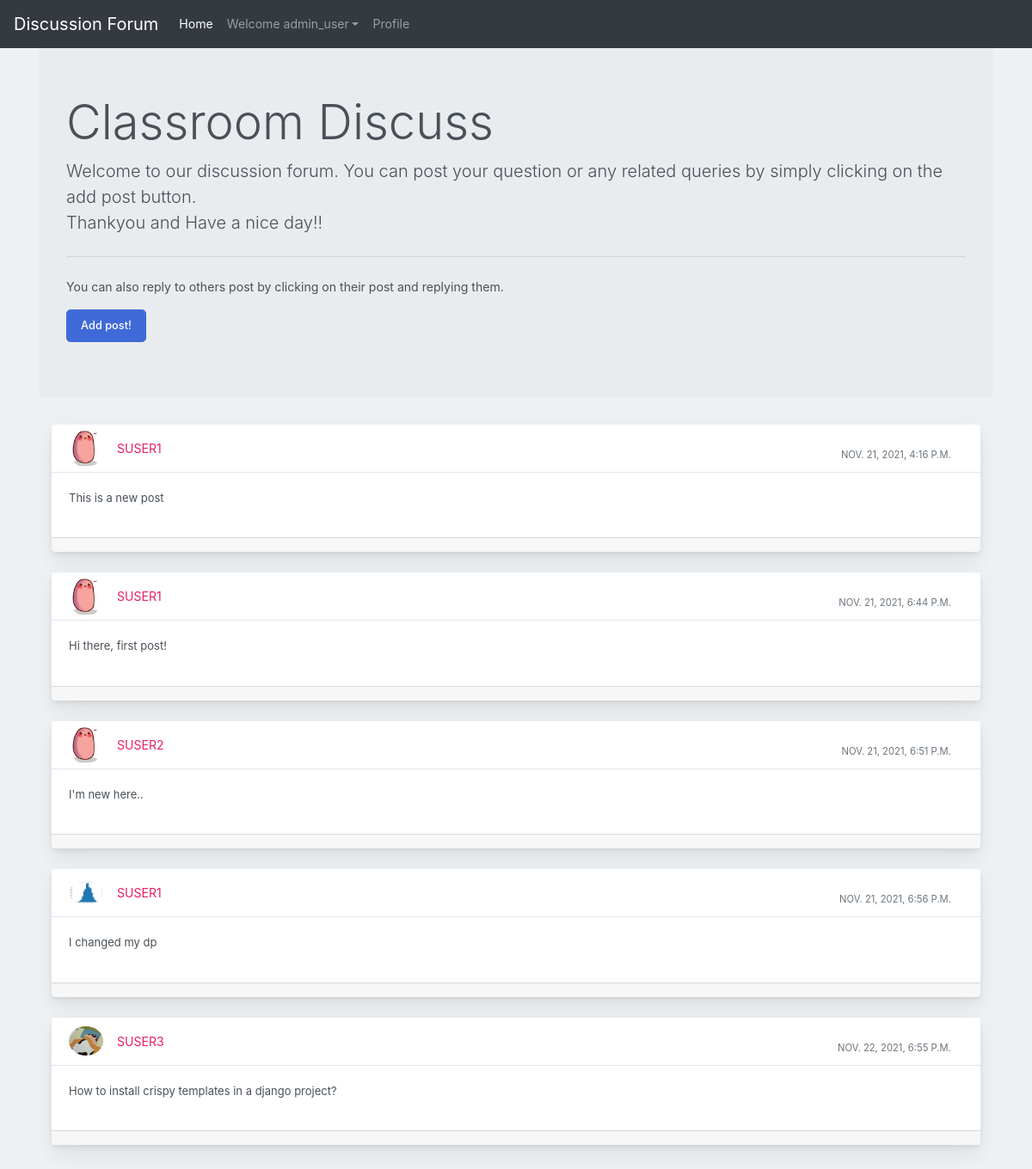
/forum/ (signed in), run on the app's committed database.
### users/models.py (models this page shows)
class User(AbstractUser):
    email = models.EmailField()
    is_student = models.BooleanField(default=False)
    is_teacher = models.BooleanField(default=False)

### discuss/models.py (models this page shows, shortened)
class Post(models.Model):
    user1 = models.ForeignKey(User, on_delete=models.CASCADE, default=1)
    post_id = models.AutoField
    post_content = models.TextField()
    timestamp= models.DateTimeField(default=now)
    image = models.ImageField(upload_to="images",default="")

### discuss/views.py (the view)
# urls.py: path('forum/', views.forum_home, name='forum-home'),
def forum_home(request):
    return render(request, 'discuss/forum.html', context={'posts' : Post.objects.all()})

### templates/discuss/forum.html (shortened to what this page needs)
{% extends 'discuss/basic.html' %}
{% load crispy_forms_tags %}
{% block homeactive %} active {% endblock homeactive %}-->
{% block content %}
<div class="container my-4">
<div class="jumbotron">
    <h1 class="display-4">Classroom Discuss</h1>
    <p class="lead">Welcome to our discussion forum. You can post your question or any related queries by simply clicking on the add post button. <br> Thankyou and Have a nice day!!</p>
    <hr class="my-4">
    <p>You can also reply to others post by clicking on their post and replying them.</p>
      <a class="btn btn-primary btn-lg" data-toggle="modal" href="{% url 'discuss:add-post' %}">Add post!</a>
    </div>
    {% for post in posts %}
    <div class="container-fluid mt-10">
      <div class="row">
          <div class="col-md-12">
              <div class="card mb-4">
                  <div class="card-header">
                      <div class="media flex-wrap w-100 align-items-center"> <img src="/media/{{post.image}}"
                              class="d-block ui-w-40 rounded-circle" alt="">
                          <div class="media-body ml-3"> <a href="#" data-abc="true">{{post.user1}}</a>
                          </div>
                          <div class="text-muted small ml-3">
                            <div class="px-4 pt-3">{{post.timestamp}} </div>
                          </div>
                      </div>
                  </div>
                  <div class="card-body">
                      <p>{{post.post_content}}</p>
                  </div>
                  <div class="card-footer d-flex flex-wrap justify-content-between align-items-center px-0 pt-0 pb-3">
                  </div>
              </div>
          </div>
      </div>
  </div>
  {% endfor %}
</div>
  {% endblock content %}

### templates/discuss/basic.html (shortened to what this page needs)
{% load static %}
<!doctype html>
<html lang="en">
  <head>
    <link rel="stylesheet" href="https://stackpath.bootstrapcdn.com/bootstrap/4.2.1/css/bootstrap.min.css">
    <link rel="stylesheet" type="text/css" href=" {% static 'discuss/block.css' %} ">
  </head>
  <body>
    <nav class="navbar navbar-expand-lg navbar-dark bg-dark fixed-top">
  <a class="navbar-brand" href="{% url 'discuss:forum-home' %}">Discussion Forum</a>
  <div class="collapse navbar-collapse" id="navbarSupportedContent">
    <ul class="navbar-nav mr-auto">
      <li class="nav-item {% block homeactive %} {% endblock homeactive %} ">
        <a class="nav-link" href="/">Home </a>
      </li>
      {% if user.is_authenticated %}
<ul class="navbar-nav mr-2">
<li class="nav-item dropdown">
<a class="nav-link dropdown-toggle" href='#' id="navbarDropdown" role="button" data-toggle="dropdown"> Welcome {{request.user}}</a>
<div class="dropdown-menu" aria-labelledby="navbarDropdown">
      <li class="nav-item {% block profileactive %} {% endblock profileactive %}">
        <a class="nav-link" href="#">Profile</a>
      </li>
        </div>
      </li>
      {% endif %}
    </ul>
  </div>
</nav>
<br>
</body>
{% block content %}{% endblock content%}
</html>

### discuss/static/discuss/block.css (style rules this page uses)
body { margin: 0; font-family: -apple-system, BlinkMacSystemFont, "Segoe UI", Roboto, "Helvetica Neue", Arial, "Noto Sans", sans-serif, "Apple Color Emoji", "Segoe UI Emoji", "Segoe UI Symbol", "Noto Color Emoji"; font-size: .88rem; font-weight: 400; line-height: 1.5; color: #495057; text-align: left; background-color: #eef1f3 }
.card { box-shadow: 0 0.46875rem 2.1875rem rgba(4, 9, 20, 0.03), 0 0.9375rem 1.40625rem rgba(4, 9, 20, 0.03), 0 0.25rem 0.53125rem rgba(4, 9, 20, 0.05), 0 0.125rem 0.1875rem rgba(4, 9, 20, 0.03); border-width: 0; transition: all .2s }
.card-header:first-child { border-radius: calc(.25rem - 1px) calc(.25rem - 1px) 0 0 }
.card-header { display: flex; align-items: center; border-bottom-width: 1px; padding-top: 0; padding-bottom: 0; padding-right: .625rem; height: 3.5rem; text-transform: uppercase; background-color: #fff; border-bottom: 1px solid rgba(26, 54, 126, 0.125) }
.btn-primary { color: #fff; background-color: #3f6ad8; border-color: #3f6ad8 }
.btn { font-size: 0.8rem; font-weight: 500; outline: none !important; position: relative; transition: color 0.15s, background-color 0.15s, border-color 0.15s, box-shadow 0.15s }
.card-body { flex: 1 1 auto; padding: 1.25rem }
.card-body p { font-size: 13px }
a { color: #E91E63; text-decoration: none !important; background-color: transparent }
.media img { width: 40px; height: auto }

### data on the page
User: user "admin_user"
Post: image (picture), user1 "SUSER1", timestamp "NOV. 21, 2021, 4:16 P.M.", post_content "This is a new post"
Post: image (picture), user1 "SUSER1", timestamp "NOV. 21, 2021, 6:44 P.M.", post_content "Hi there, first post!"
Post: image (picture), user1 "SUSER2", timestamp "NOV. 21, 2021, 6:51 P.M.", post_content "I'm new here.."
Post: image (picture), user1 "SUSER1", timestamp "NOV. 21, 2021, 6:56 P.M.", post_content "I changed my dp"
Post: image (picture), user1 "SUSER3", timestamp "NOV. 22, 2021, 6:55 P.M.", post_content "How to install crispy templates in a django project?"
